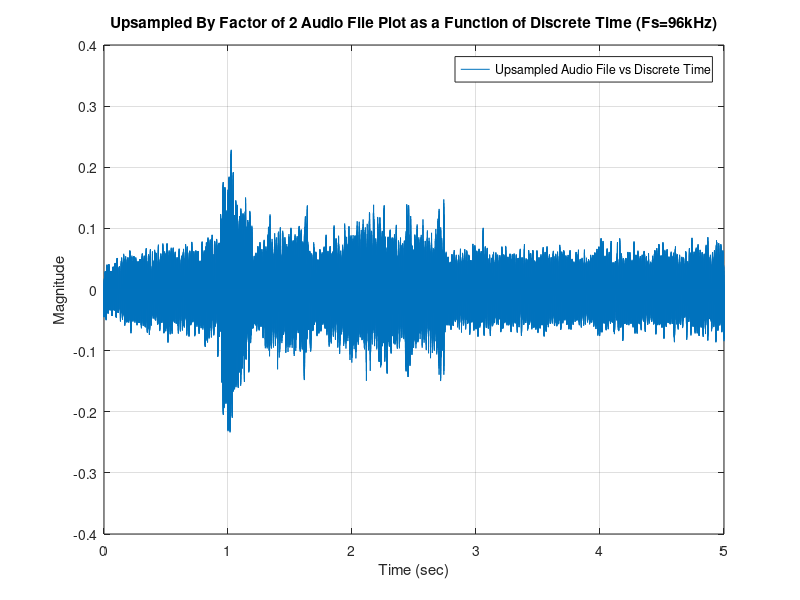

Here is the MATLAB script that generated this plot:
load('ecen455_lab1_sound.mat')  % y is the audio clip vector
transposed_y = transpose(y) ;
upsample_factor = 2 ;
fs = 48000 * upsample_factor; % upsampled sampling frequency (Hz) by factor of 2
%sound(y, fs) ; % original sound at fs sounds twice as fast as original
%% Upsampling (In Time Domain ; Now Stretched)
b = zeros(upsample_factor-1,numel(transposed_y)) ; % 2 is upsample factor : N-1 : 2-1 : 1
upsamp_result = reshape([transposed_y; b],1,[]) ; % b is a length matched zero vector
%% Plot Time Domain Upsampled Result (and Sound)
x_time_domain = linspace(0, 5, length(upsamp_result)) ; 
%subplot(4,1,1)
%plot(x_time_domain, upsamp_result) 
%title('Signal In Time Domain (Fs=96kHz)'); xlabel('Time (sec)'); ylabel('Magnitude'); grid on
%% FFT and IFFT 
% Num of frequency point : 
fft_result = fft(upsamp_result) ; % fft
ifft_result = ifft(fft_result) ;  % ifft of fft
%sound(ifft_result,fs)
%% Plot Frequency Domain Upsampled Result
x_freq_domain = linspace(0, fs, length(fft_result)) ;
%subplot(4,1,2)
freq_magnitudes = abs(fft_result) ; % this is the absolute result; derived from fft_result
%plot(x_freq_domain,freq_magnitudes)
%title('Signal In Frequncy Domain (Fs=96kHz)'); xlabel('Frequency (Hz)'); ylabel('Magnitude')
%xlim([0, fs]) ; grid on
%% Low Pass Filter Application % apply to cut the frequency
low_pass_filter = ones(1, length(x_freq_domain)) ; % low pass filter
low_passed_frequencies = fft_result .* low_pass_filter ; % applying low pass filter
%subplot(4,1,3)
%plot(x_freq_domain, abs(low_passed_frequencies))
%title('Lowpassed Signal In Frequncy Domain (Fs=96kHz)'); xlabel('Frequency (Hz)'); ylabel('Magnitude')
%xlim([0,fs]); grid on
%% Low Passed Signal to Time Domain
lp_time_domain_signal = real(ifft(low_passed_frequencies)) ; % plot real part
%subplot(4,1,4)
%plot(x_time_domain, lp_time_domain_signal)
%title('Low Passed Signal In Time Domain (Fs=96kHz)'); xlabel('Time (sec)'); ylabel('Magnitude')
%% Playing Upsampled Sound
sound(lp_time_domain_signal,fs)
% the signal sounds similar to the original with the same plyback speed but is smoother 
%% Upsample Plot
figure(1)
plot(x_time_domain, lp_time_domain_signal)
title("Upsampled By Factor of 2 Audio File Plot as a Function of Discrete Time (Fs=96kHz)")
xlabel('Time (sec)'); ylabel('Magnitude')
legend("Upsampled Audio File vs Discrete Time") ; grid on
%% Original Signal
% the signal from exercise 1, compare to that 
%% Process
% fft : converts signal from time domain into frequency domain
% have a discrete signal ->FFT ->frequency domain ->LPF ->apply IFFT (time domain) 
% know how fft works in matlab
% FFT -> IFFT
%%

% sample_duration = 5 ; % adjusted duration due to upsampling
% num_discrete_time_points = fs * sample_duration ;
% x_time_domain = linspace(0, sample_duration, num_discrete_time_points) ;